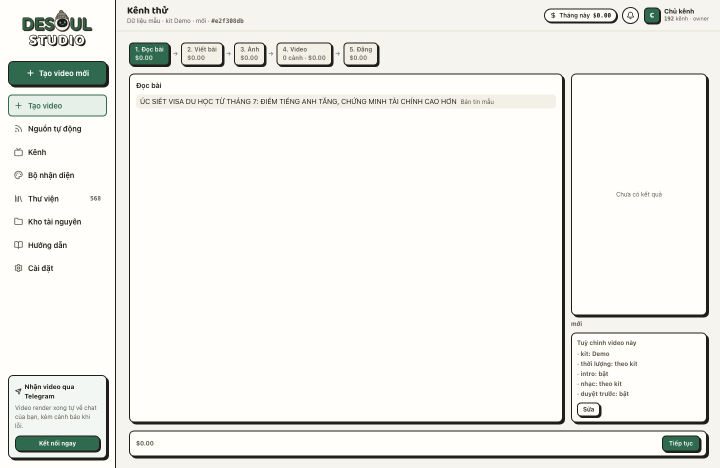
#> input picture tests/shots/01-run-fetch.png, 1440 x 935 px (shown at 1/2 size)
$ python pair-shot.py ../tests/shots/00-shell.png ../tests/shots/01-run-fetch.png ../tests/shots/01-run-fetch.png
#> lines starting #> are read from the running program, lines starting #| are printed output that depends on the picture
#!/usr/bin/env python3
"""Put our screen beside the reference screen it answers.

    pair-shot.py <slice>-<screen> <ours.png> <ref.jpg> ["left label" "right label"]
    pair-shot.py <slice>-<screen> <ours.png> <mock.png> <ref.jpg> --triple ["ours" "mock" "ref"]

v3 (2026-09-24) added the triple: the approved mock sits between ours and the reference, so
the pair answers "did we build the drawing" and "does the drawing answer the reference" at once.

Writes tests/shots/pairs/<slice>-<screen>.png. The pair IS the acceptance test for UX
parity — "looks fine to me" does not close a slice — so it is committed with the code.

Both images are scaled to one height and captioned, because a pair with no labels stops
being evidence the moment anyone but the author looks at it.
"""
import sys
from pathlib import Path
from PIL import Image, ImageDraw, ImageFont

H = 900          # one height for both panels
GAP = 16
BAR = 28
BG = (232, 229, 222)
INK = (28, 26, 24)

FONTS = [
    "/System/Library/Fonts/SFNSMono.ttf",
    "/System/Library/Fonts/Supplemental/Courier New Bold.ttf",
    "/Library/Fonts/Arial.ttf",
]


def font(size: int):
    for f in FONTS:
        if Path(f).exists():
            try:
                return ImageFont.truetype(f, size)
            except OSError:
                pass
    return ImageFont.load_default()


def panel(path: str) -> Image.Image:
#> called with path = '../tests/shots/01-run-fetch.png'
    im = Image.open(path).convert("RGB")
#> im is the input picture: PIL image 1440x935 RGB; mean R, G, B 239.8, 239.6, 234.6
    # Tall full-page shots would squash the reference to a stripe; crop to the fold instead.
    if im.height > im.width * 1.4:
        im = im.crop((0, 0, im.width, int(im.width * 1.4)))
    w = max(1, round(im.width * H / im.height))
#> w = 1386
    return im.resize((w, H), Image.LANCZOS)
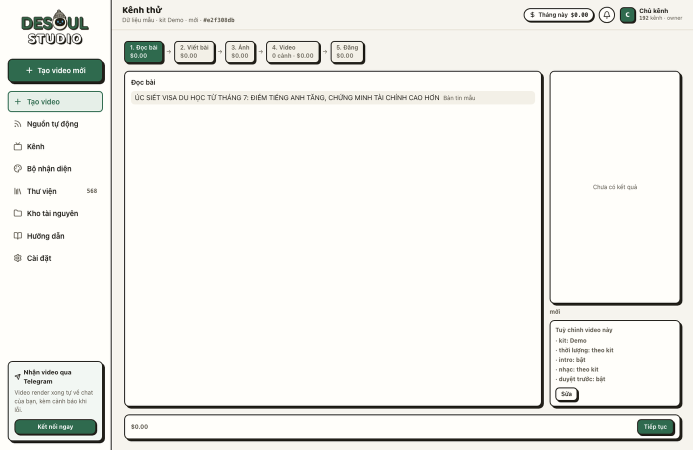
#> returned value: PIL image 1386x900 RGB (shown at 1/2 size); mean R, G, B 239.6, 239.4, 234.5


def main() -> int:
    if len(sys.argv) < 4:
        print(__doc__)
        return 2
    args = [x for x in sys.argv[1:] if x != "--triple"]
    triple = "--triple" in sys.argv
    name = args[0]
    paths = args[1:4] if triple else args[1:3]
    labels = args[4:] if triple else args[3:]
    defaults = ["OURS", "MOCK", "REFERENCE"] if triple else ["OURS", "REFERENCE"]
    labels = labels + defaults[len(labels):]

    panels = [panel(p) for p in paths]
#> panels = 2 items
    out = Image.new("RGB", (sum(p.width for p in panels) + GAP * (len(panels) - 1), H + BAR), BG)
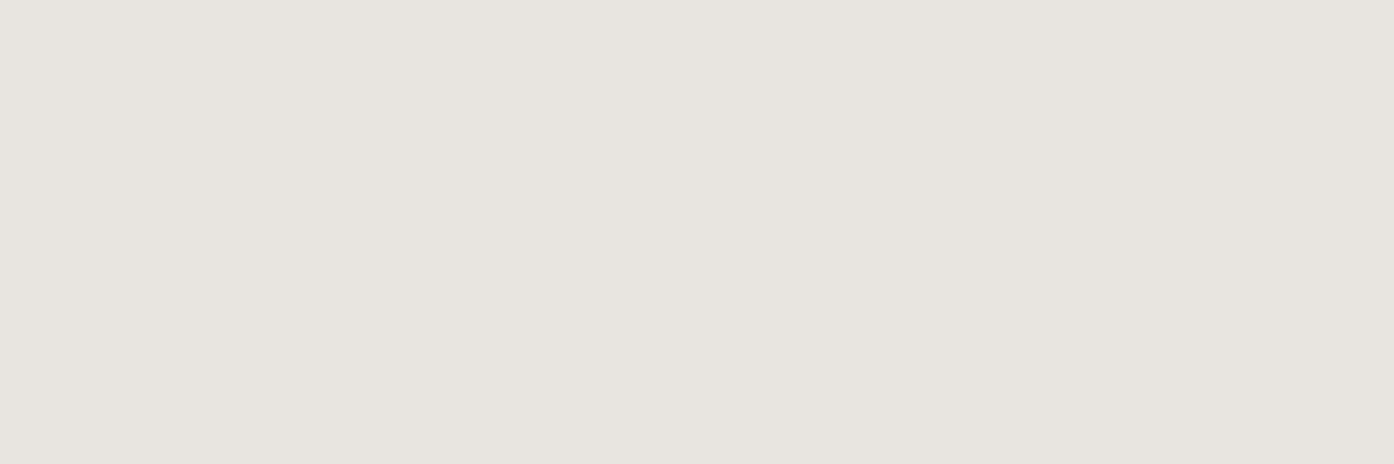
#> out: PIL image 2788x928 RGB (shown at 1/2 size); mean R, G, B 232, 229, 222
    d = ImageDraw.Draw(out)
    f = font(15)
    x = 0
    for i, (im, label) in enumerate(zip(panels, labels)):
        d.text((x + 8, 6), f"{label}  ·  {name}" if i == 0 else label, INK, font=f)
        out.paste(im, (x, BAR))
        x += im.width + GAP
#> this loop made 2 passes
#> (label, x) on passes 1 to 2: ('OURS', 1402), ('REFERENCE', 2804)
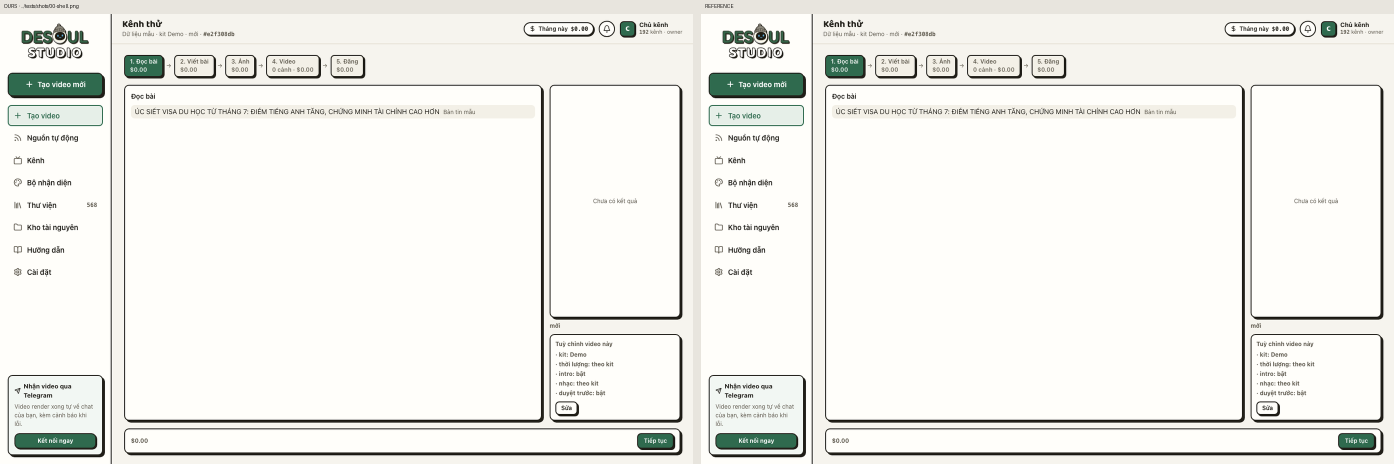
#> out: PIL image 2788x928 RGB (shown at 1/2 size); mean R, G, B 239.3, 239, 234
#> after the loop, x = 2804

    dest = Path("tests/shots/pairs") / f"{name}.png"
    dest.parent.mkdir(parents=True, exist_ok=True)
    out.save(dest)
    print(dest)
    return 0


if __name__ == "__main__":
    raise SystemExit(main())
#> (the program exits here)

$ run again, on tests/shots/02-run-done.png
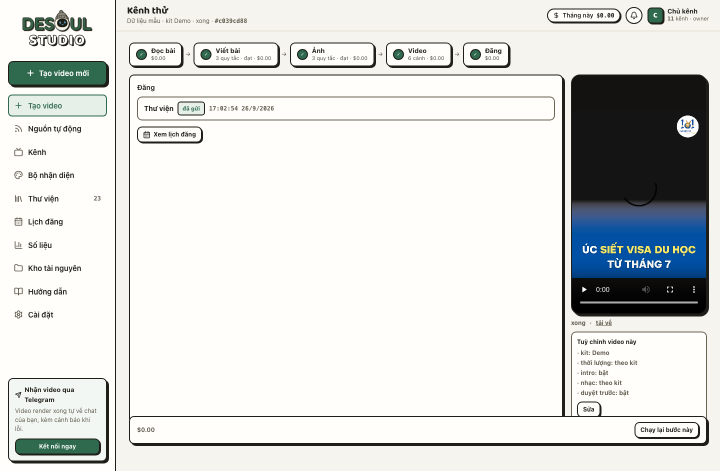
#> input picture tests/shots/02-run-done.png, 1440 x 941 px (shown at 1/2 size)
#> in panel, im is the input picture: PIL image 1440x941 RGB; mean R, G, B 219.4, 220.7, 218
#> in panel, `return im.resize((w, H), Image.LANCZOS)`:
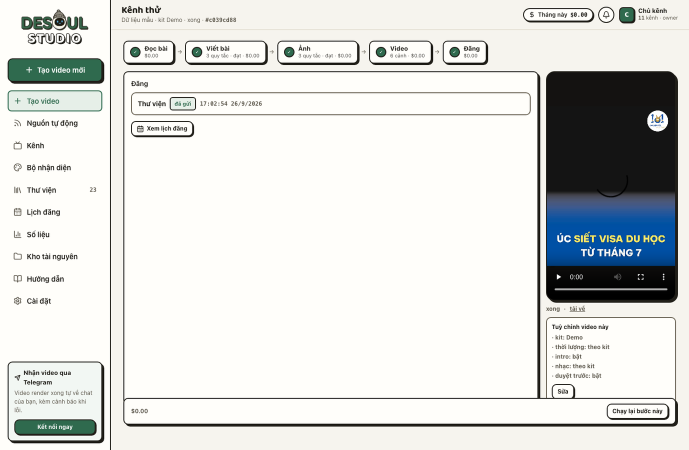
#> returned value: PIL image 1377x900 RGB (shown at 1/2 size); mean R, G, B 219.2, 220.5, 217.9
#> panels = 2 items
#> the loop in main, `for i, (im, label) in enumerate(zip(panels, labels)):` made 2 passes
#> (label, x) on passes 1 to 2: ('OURS', 1393), ('REFERENCE', 2786)
#> after the loop in main, `for i, (im, label) in enumerate(zip(panels, labels)):`:
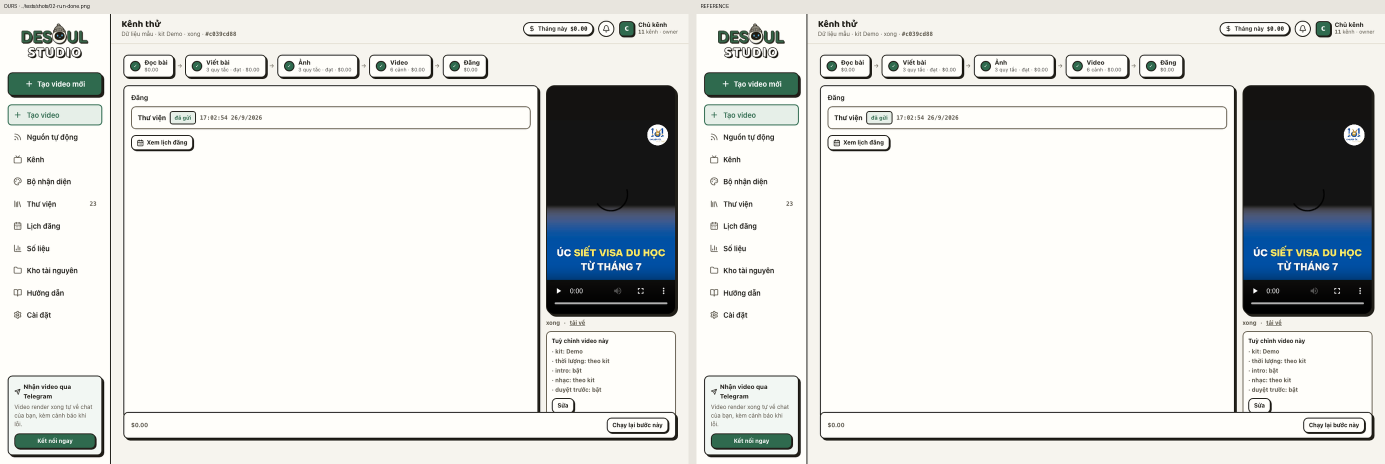
#> out: PIL image 2770x928 RGB (shown at 1/2 size); mean R, G, B 219.6, 220.8, 218
#> after the loop in main, `for i, (im, label) in enumerate(zip(panels, labels)):`: x = 2786

$ run again, on tests/shots/03-run-rail.png
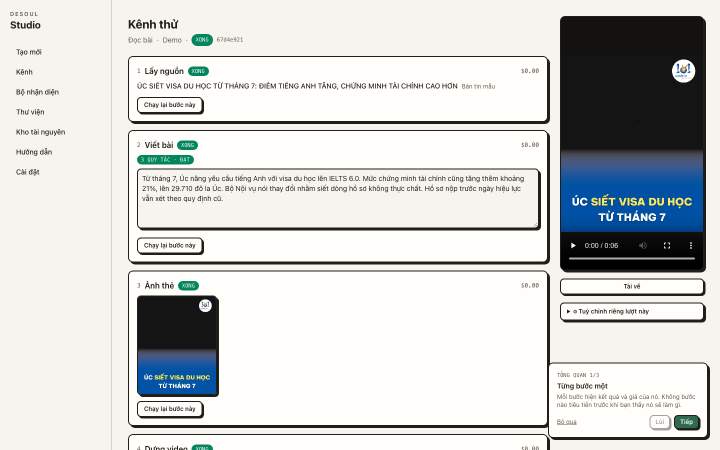
#> input picture tests/shots/03-run-rail.png, 1440 x 900 px (shown at 1/2 size)
#> in panel, im is the input picture: PIL image 1440x900 RGB; mean R, G, B 207.7, 209.4, 207.5
#> panels = 2 items
#> the loop in main, `for i, (im, label) in enumerate(zip(panels, labels)):` made 2 passes
#> (label, x) on passes 1 to 2: ('OURS', 1456), ('REFERENCE', 2912)
#> after the loop in main, `for i, (im, label) in enumerate(zip(panels, labels)):`:
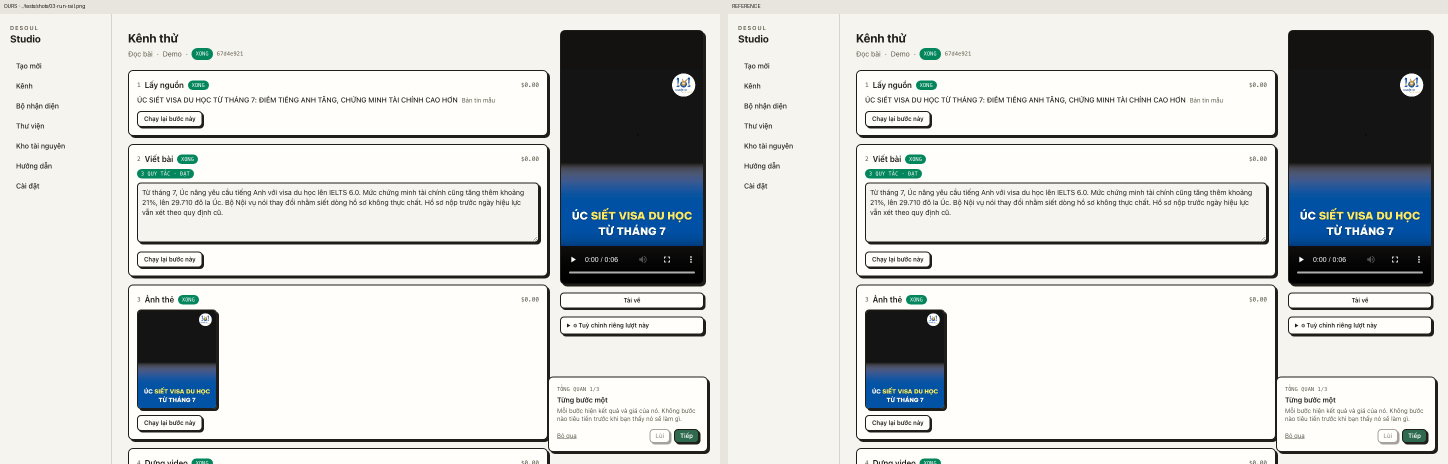
#> out: PIL image 2896x928 RGB (shown at 1/2 size); mean R, G, B 208.5, 210, 207.9
#> after the loop in main, `for i, (im, label) in enumerate(zip(panels, labels)):`: x = 2912

$ run again, on tests/shots/04-run-video.png
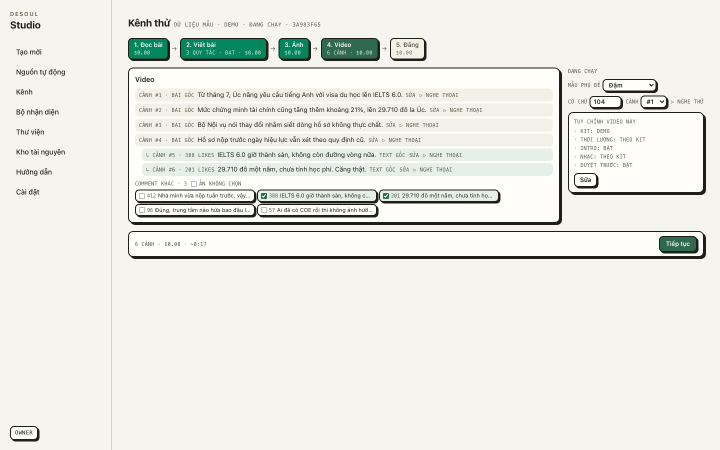
#> input picture tests/shots/04-run-video.png, 1440 x 900 px (shown at 1/2 size)
#> in panel, im is the input picture: PIL image 1440x900 RGB; mean R, G, B 234.6, 234.5, 228.2
#> panels = 2 items
#> the loop in main, `for i, (im, label) in enumerate(zip(panels, labels)):` made 2 passes
#> (label, x) on passes 1 to 2: ('OURS', 1456), ('REFERENCE', 2912)
#> after the loop in main, `for i, (im, label) in enumerate(zip(panels, labels)):`:
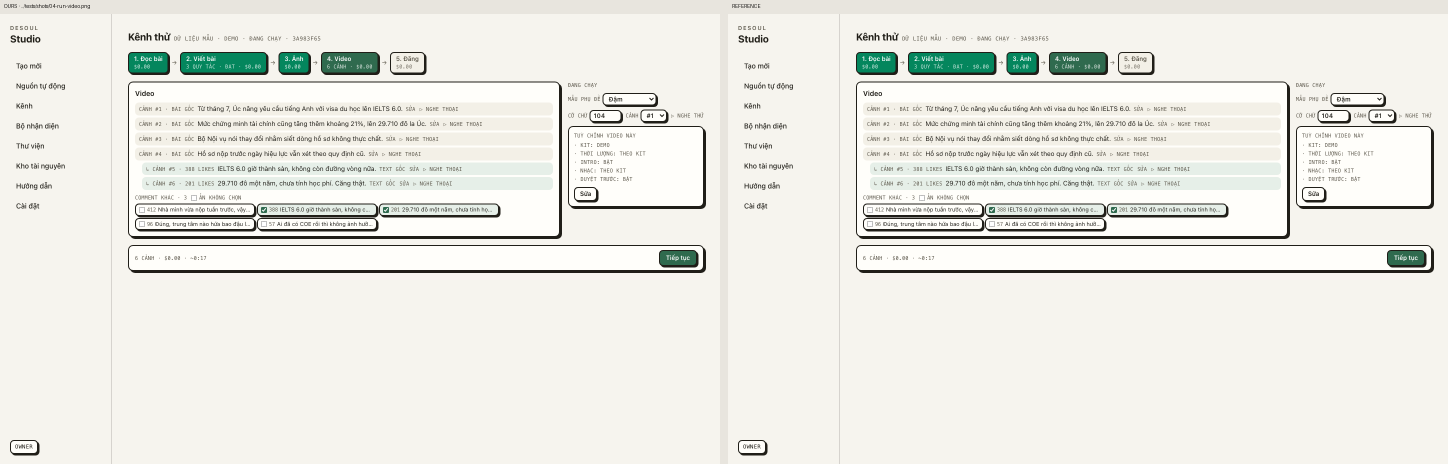
#> out: PIL image 2896x928 RGB (shown at 1/2 size); mean R, G, B 234.5, 234.3, 227.9
#> after the loop in main, `for i, (im, label) in enumerate(zip(panels, labels)):`: x = 2912
